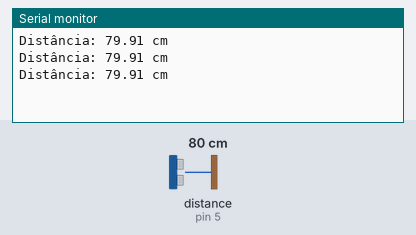
Bench run of a sketch on a simulated Arduino Uno, built with avr-gcc and run on an emulated ATmega328P. On the bench: the last lines printed to the serial monitor. Wiring (inferred from the names in the program): ultrasonic range finder: trigger pin 4; echo pin 5. Inputs (shaded band) come from the test bench; at power-on: distance to the obstacle (sensor on pin 5) 80 cm. The echo pulse lasts 58.3 µs per cm.

Above: at 1.3 s.
1.4 s: distance to the obstacle (sensor on pin 5) set to 2 cm
At 1.9 s:
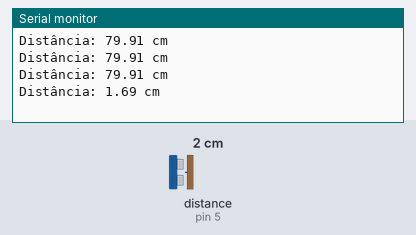
2.9 s: distance to the obstacle (sensor on pin 5) set to 4 cm
At 3.4 s:
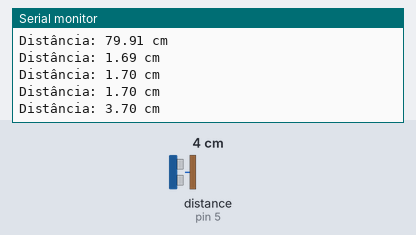
Timing chart, 0 to 5.9 s (numbered marks = the images above; inputs shaded):
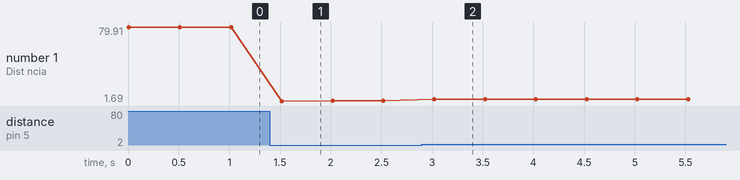

The sketch:

codigo.ino
```cpp
// Definindo os pinos do sensor HC-SR04
const int triggerPin = 4; // Pino Trigger do HC-SR04
const int echoPin = 5; // Pino Echo do HC-SC04

void setup() {
  // Inicializa o pino Trigger como saíÂda e o pino Echo como entrada
  pinMode(triggerPin, OUTPUT);
  pinMode(echoPin, INPUT);

  // Inicializa o monitor serial a 9600 bps
  Serial.begin(9600);
}

void loop() {
  // Limpa o pino do Trigger
  digitalWrite(triggerPin, LOW);
  delayMicroseconds(2);

  // Gera um pulso de 10 microsegundos no pino Trigger
  digitalWrite(triggerPin, HIGH);
  delayMicroseconds(10);
  digitalWrite(triggerPin, LOW);

  // Mede o tempo de retorno do pulso no pino Echo
  long duration = pulseIn(echoPin, HIGH);

  // Calcula a distância em centímetros
  float distance = (duration / 2.0) * 0.0344;

  // Exibe a distância no monitor serial
  Serial.print("Distância: ");
  Serial.print(distance);
  Serial.println(" cm");

  // Aguarda 500 milissegundos antes da próxima medição
  delay(500);
}
```

Measured:
- after the input at 1.4 s, the serial monitor: prints a new line after 0.12 s (image 1)
- after the input at 2.9 s, the serial monitor: prints a new line after 0.12 s (image 2)
- plotted number 1: 79.91 → 1.7 after the input at 1.4 s, 1.7 → 3.7 after the input at 2.9 s
